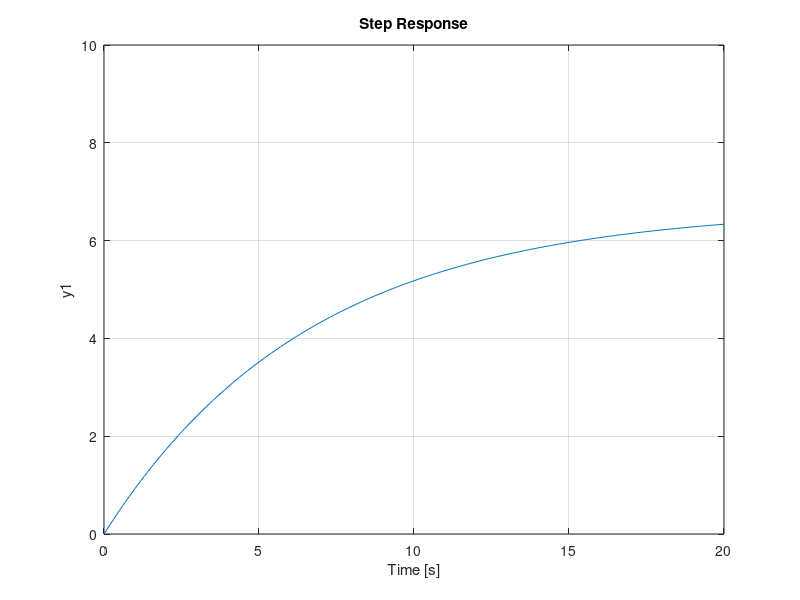
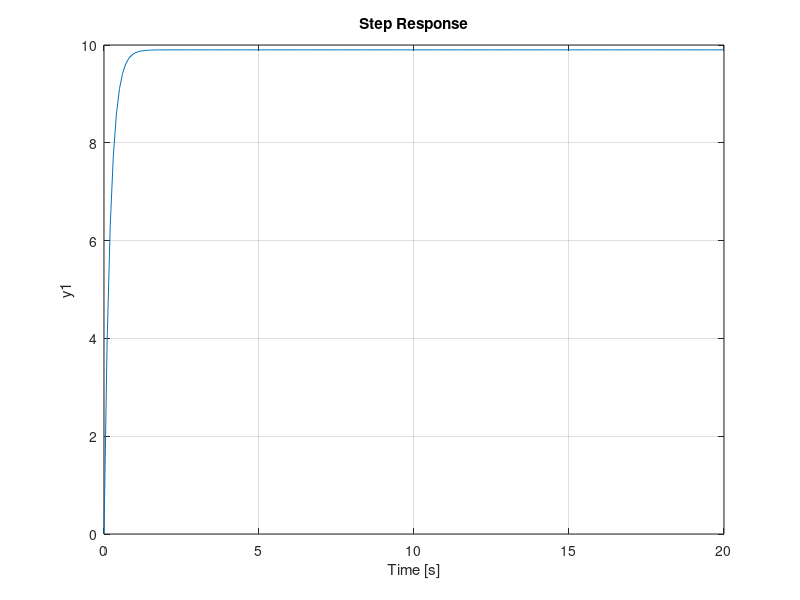
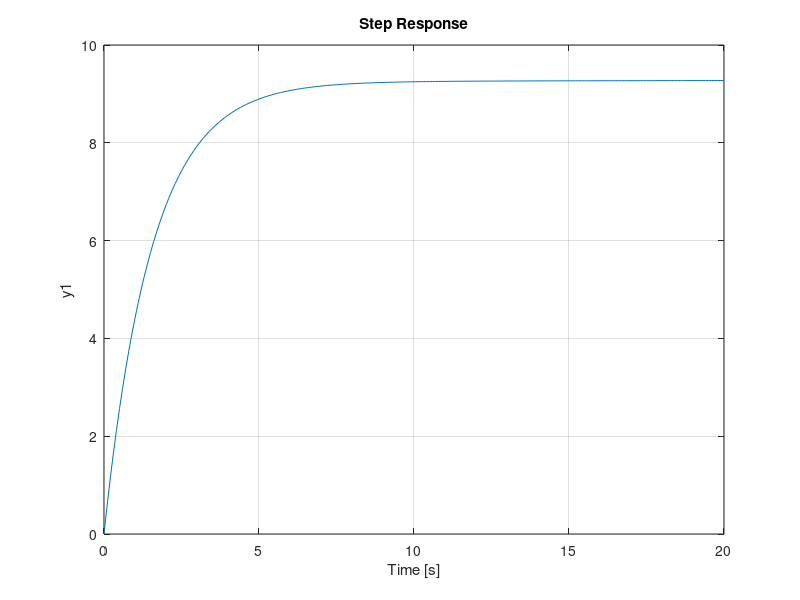
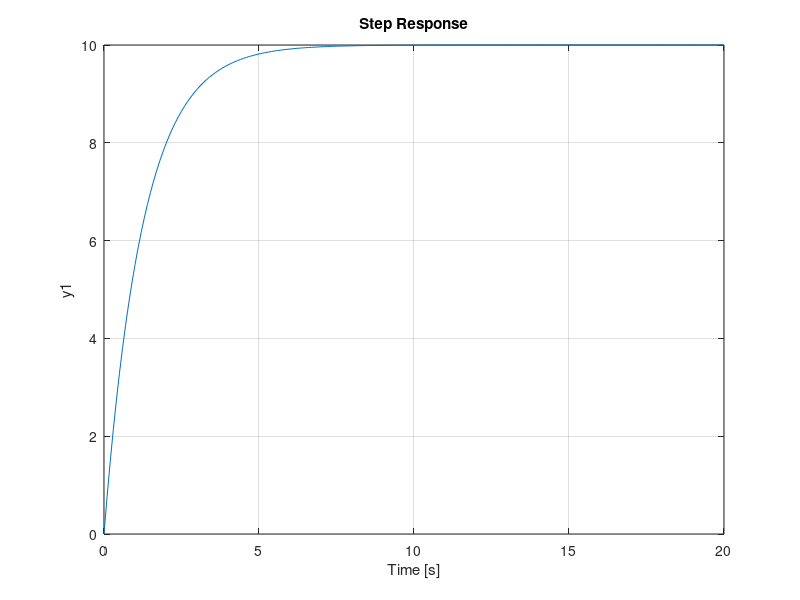

Reproduce these figures in MATLAB, in order.
% Define initial PID gains for demonstration
Kp = 1;  % Proportional gain
Ki = 1;  % Integral gain
Kd = 1;  % Derivative gain

% Create a transfer function 's' for the Laplace variable
s = tf('s');

% Define the PID controller using the gains Kp, Ki, and Kd
C = Kp + Ki/s + Kd*s;

% Alternatively, define the PID controller using MATLAB's pid object
C = pid(Kp, Ki, Kd);

% System parameters for the cruise control problem
m = 1000;  % Mass of the vehicle in kg
b = 50;    % Damping coefficient in N·s/m
r = 10;    % Reference speed in m/s

% Define the plant transfer function P_cruise based on the system model
P_cruise = 1/(m*s + b);

% Proportional Control Example
Kp = 100;  % Proportional gain
C = pid(Kp);  % Define a P controller

% Obtain the closed-loop transfer function T with unity feedback
T = feedback(C*P_cruise, 1);

% Time vector for simulation
t = 0:0.1:20;

% Plot the step response of the closed-loop system for P controller
figure(1)
step(r*T, t);
axis([0 20 0 10]);  % Set axis limits

% Increase the proportional gain to 5000 to reduce steady-state error
Kp = 5000;
C = pid(Kp);
T = feedback(C*P_cruise, 1);

% Plot the step response with higher proportional gain
figure(2)
step(r*T, t);
axis([0 20 0 10]);  % Set axis limits

% PI Control Example
Kp = 600;  % Proportional gain
Ki = 1;    % Integral gain
C = pid(Kp, Ki);  % Define a PI controller

% Obtain the closed-loop transfer function T with PI controller
T = feedback(C*P_cruise, 1);

% Plot the step response with PI control
figure(3)
step(r*T, t);
axis([0 20 0 10]);  % Set axis limits

% Adjust PI gains to achieve desired performance
Kp = 800;
Ki = 40;
C = pid(Kp, Ki);

% Obtain the closed-loop transfer function T with updated PI controller
T = feedback(C*P_cruise, 1);

% Plot the step response with updated PI gains
figure(4)
step(r*T, t);
axis([0 20 0 10]);  % Set axis limits

% PID Control Example
Kp = 1;  % Proportional gain
Ki = 1;  % Integral gain
Kd = 1;  % Derivative gain
C = pid(Kp, Ki, Kd);  % Define a PID controller

% Obtain the closed-loop transfer function T with PID controller
T = feedback(C*P_cruise, 1);

% Plot the step response with PID control
figure(5)
step(r*T, t);
axis([0 20 0 10]);  % Set axis limits
